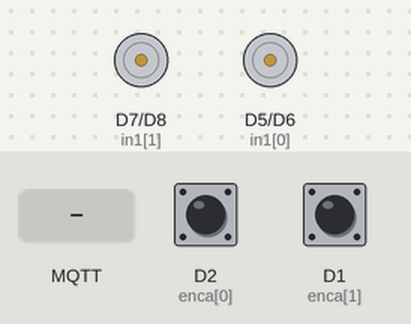
Bench run of a sketch on a simulated ESP8266 (NodeMCU). Shown: motor-driver pin pairs drawn as motors (green arrow = first pin HIGH = forward, orange = second pin HIGH = backward, longer = more drive). The test bench sets the inputs (shaded band); at power-on: D2 (enca[0]) HIGH, D1 (enca[1]) HIGH. WiFi joins after 1.5 s; servers stay silent unless stated; random numbers use the default seed unless the sketch sets one; no MQTT or app messages arrive unless stated; what the sketch prints to the serial monitor is not drawn.

Above: at 2.7 s.
2.8 s: MQTT message "1" arrives on the first subscribed topic
4.3 s: MQTT message "5" arrives on the first subscribed topic
At 4.9 s:
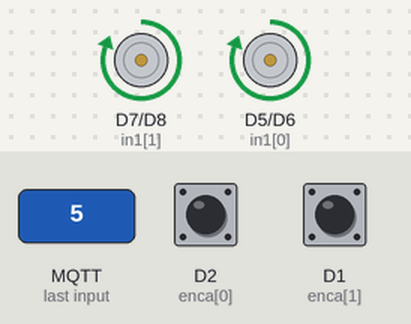
5.8 s: MQTT message "on" arrives on the first subscribed topic
At 6.1 s:
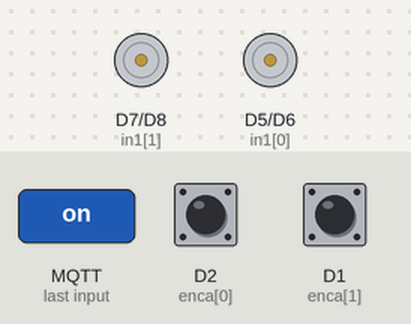
7.3 s: MQTT message "90" arrives on the first subscribed topic
At 8.5 s:
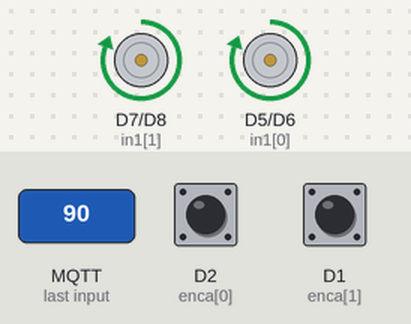
8.8 s: MQTT message "0" arrives on the first subscribed topic
At 9.6 s:
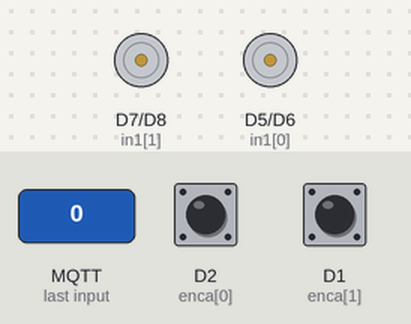
Timing chart, 0 to 11.3 s (numbered marks = the images above; inputs shaded):
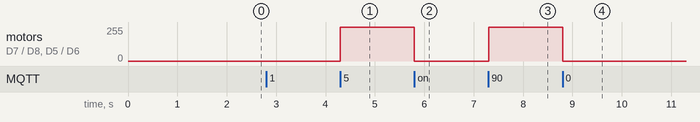

The sketch:

MQTT_Mesh1.ino
```cpp
#include <ESP8266WiFi.h>
#include <PubSubClient.h>

// Update these with values suitable for your network.

const char* ssid = "vats";
const char* password = "31238069";
const char* mqtt_server = "broker.mqtt-dashboard.com";

int l=1;
int q;
#define N 2 // no of motors
int k;
int b1,b2;
int dir[N],pwr[N],umax=255;
// pid constants
float kp=0.3,kd=0.025*1000000,ki=0;
long pos[N],target[N],eprev[N],prevT[N];
long posi[N];
float eintg[N],deltaT[N];

WiFiClient espClient;
PubSubClient client(espClient);
unsigned long lastMsg = 0;
#define MSG_BUFFER_SIZE	(50)
char msg[MSG_BUFFER_SIZE];
int value = 0;

void setup_wifi() {

  delay(10);
  // We start by connecting to a WiFi network
  Serial.println();
  Serial.print("Connecting to ");
  Serial.println(ssid);

  WiFi.mode(WIFI_STA);
  WiFi.begin(ssid, password);

  while (WiFi.status() != WL_CONNECTED) {
    delay(500);
    Serial.print(".");
  }

  randomSeed(micros());

  Serial.println("");
  Serial.println("WiFi connected");
  Serial.println("IP address: ");
  Serial.println(WiFi.localIP());
}

void pid(long value, long tar, int dt, int i)
{
  long e = tar - value;
  float ederv = (e - eprev[i]) / dt;
  eintg[i] = eintg[i] + e * dt;
  eprev[i] = e;
  float u = kp * e + kd * ederv + ki * eintg[i];
  pwr[i] = fabs(u);
  if (pwr[i] > umax)
  {
    pwr[i] = umax;
  }
  dir[i] = 1;
  if (u < 0)
  {
    dir[i] = -1;
  }
  if (e < 500 && e > -500)
  {
    for (q = 0; q < N; q++) {
      target[q] = 0;
      posi[q] = 0;
      pos[q] = 0;
    }
    //dir =0;

  }
}
// func to drive
void setMotor(int di, int pwm, int in1, int in2)
{
  if (di == 1)
  {
    analogWrite(in1, pwm);
    digitalWrite(in2, 0);
  }
  else if (di == -1)
  {
    digitalWrite(in1, 0);
    analogWrite(in2, pwm);
  }
  else
  {
    digitalWrite(in1, LOW);
    digitalWrite(in2, LOW);
  }

}
void setTarget(int dis)
{

  for (k = 0; k < N; k++)
  {
    target[k] = (dis * 14 * 300) / (PI * 4.4);
  }
  //target= 200;
}
const int enca[] = {D2, D1};
const int encb[] = {D3, D4};
//const int pwm[] = {9,13};
const int in1[] = {D5, D7};
const int in2[] = {D6, D8};

void callback(char* topic, byte* payload, unsigned int length) {
  Serial.print("Message arrived [");
  Serial.print(topic);
  Serial.print("] ");
  String str;
  for (int i = 0; i < length; i++) {
    str += (char)payload[i];
    Serial.print((char)payload[i]);
  }
  Serial.println();

  setTarget(str.toInt());

}

void reconnect() {
  // Loop until we're reconnected
  while (!client.connected()) {
    Serial.print("Attempting MQTT connection...");
    // Create a random client ID
    String clientId = "ESP8266Client-";
    clientId += String(random(0xffff), HEX);
    // Attempt to connect
    if (client.connect(clientId.c_str())) {
      Serial.println("connected");
      // Once connected, publish an announcement...
      client.publish("message", "hello world");
      // ... and resubscribe
      client.subscribe("esp2");
    } else {
      Serial.print("failed, rc=");
      Serial.print(client.state());
      Serial.println(" try again in 5 seconds");
      // Wait 5 seconds before retrying
      delay(5000);
    }
  }
}

void setup() {


  Serial.begin(115200);
  setup_wifi();
  client.setServer(mqtt_server, 1883);
  client.setCallback(callback);

  for (int k = 0; k < 2; k++) {
    pinMode(enca[k], INPUT);
    pinMode(encb[k], INPUT);

    pinMode(in1[k], OUTPUT);
    pinMode(in2[k], OUTPUT);
    dir[k] = 0, pwr[k] = 0;
    pos[k] = 0, target[k] = 0, eprev[k] = 0, prevT[k] = 0;
    posi[k] = 0;
    eintg[k] = 0, deltaT[k] = 0;
  }
  attachInterrupt(digitalPinToInterrupt(enca[0]), readEncoder1, RISING);
  attachInterrupt(digitalPinToInterrupt(enca[1]), readEncoder2, RISING);
  //     setTarget(50);
}

void loop() {

  if (!client.connected()) {
    reconnect();
  }
  client.loop();

  for (k = 0; k < 2; k++)
  {
    long currT = micros();
    // deltaT[k]=(currT-prevT[k])/(1.0e6);
    /*Serial.print(" deltaT ");
      Serial.print(k+1);
      Serial.print(" ");*/

    deltaT[k] = (currT - prevT[k]);

    // Serial.print(deltaT[k]);
    prevT[k] = currT;
    noInterrupts();
    pos[k] = posi[k];
    interrupts();
    //pid(long value,long tar,int dt,int i)
    pid(pos[k], target[k], deltaT[k], k);
    //setMotor(int di,int pwm,int in1,int in2)

    setMotor(dir[k], pwr[k], in1[k], in2[k]);
  }
}

IRAM_ATTR void readEncoder1()
{
   int b1 = digitalRead(encb[0]);
  if (b1>0)
  {
    posi[0]++;
  }
  else
  {posi[0]--;}

}
IRAM_ATTR void readEncoder2()
{
   b2 = digitalRead(encb[1]);
  if (b2>0)
  {
    posi[1]++;
  }
  else
  {posi[1]--;}

}
```

Measured:
- after the input at 4.3 s, motor on D7 (in1[1]) / D8 (in2[1]), motor on D5 (in1[0]) / D6 (in2[0]): stopped → forward 255/255 at once
- after the input at 5.8 s, motor on D7 (in1[1]) / D8 (in2[1]), motor on D5 (in1[0]) / D6 (in2[0]): forward 255/255 → stopped at once
- after the input at 7.3 s, motor on D7 (in1[1]) / D8 (in2[1]), motor on D5 (in1[0]) / D6 (in2[0]): stopped → forward 255/255 at once
- after the input at 8.8 s, motor on D7 (in1[1]) / D8 (in2[1]), motor on D5 (in1[0]) / D6 (in2[0]): forward 255/255 → stopped at once
